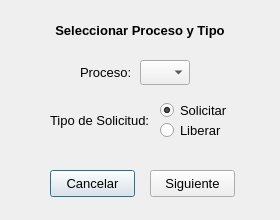
<?xml version="1.0" encoding="UTF-8"?>
<ui version="4.0">
 <class>AddActivityDialog</class>
 <widget class="QDialog" name="AddActivityDialog">
  <property name="geometry">
   <rect>
    <x>0</x>
    <y>0</y>
    <width>280</width>
    <height>220</height>
   </rect>
  </property>
  <property name="minimumSize">
   <size>
    <width>280</width>
    <height>220</height>
   </size>
  </property>
  <property name="maximumSize">
   <size>
    <width>280</width>
    <height>220</height>
   </size>
  </property>
  <property name="font">
   <font>
    <family>Arial</family>
    <pointsize>10</pointsize>
   </font>
  </property>
  <property name="windowTitle">
   <string>Añadir Solicitud de un Proceso</string>
  </property>
  <property name="windowIcon">
   <iconset resource="images.qrc">
    <normaloff>:/images/man-in-the-deadlock-1.png</normaloff>:/images/man-in-the-deadlock-1.png</iconset>
  </property>
  <property name="modal">
   <bool>true</bool>
  </property>
  <widget class="QRadioButton" name="btnLiberate">
   <property name="geometry">
    <rect>
     <x>160</x>
     <y>120</y>
     <width>80</width>
     <height>20</height>
    </rect>
   </property>
   <property name="text">
    <string>Liberar</string>
   </property>
  </widget>
  <widget class="QRadioButton" name="btnRequest">
   <property name="geometry">
    <rect>
     <x>160</x>
     <y>100</y>
     <width>80</width>
     <height>20</height>
    </rect>
   </property>
   <property name="text">
    <string>Solicitar</string>
   </property>
   <property name="checked">
    <bool>true</bool>
   </property>
  </widget>
  <widget class="QPushButton" name="btnCancel">
   <property name="geometry">
    <rect>
     <x>50</x>
     <y>170</y>
     <width>85</width>
     <height>27</height>
    </rect>
   </property>
   <property name="text">
    <string>Cancelar</string>
   </property>
  </widget>
  <widget class="QLabel" name="label">
   <property name="geometry">
    <rect>
     <x>30</x>
     <y>20</y>
     <width>220</width>
     <height>20</height>
    </rect>
   </property>
   <property name="font">
    <font>
     <pointsize>10</pointsize>
     <weight>75</weight>
     <bold>true</bold>
    </font>
   </property>
   <property name="text">
    <string>Seleccionar Proceso y Tipo</string>
   </property>
   <property name="alignment">
    <set>Qt::AlignCenter</set>
   </property>
  </widget>
  <widget class="QComboBox" name="boxProcess">
   <property name="geometry">
    <rect>
     <x>140</x>
     <y>60</y>
     <width>50</width>
     <height>25</height>
    </rect>
   </property>
  </widget>
  <widget class="QLabel" name="label_2">
   <property name="geometry">
    <rect>
     <x>50</x>
     <y>110</y>
     <width>105</width>
     <height>20</height>
    </rect>
   </property>
   <property name="text">
    <string>Tipo de Solicitud:</string>
   </property>
  </widget>
  <widget class="QPushButton" name="btnNext">
   <property name="geometry">
    <rect>
     <x>150</x>
     <y>170</y>
     <width>85</width>
     <height>27</height>
    </rect>
   </property>
   <property name="text">
    <string>Siguiente</string>
   </property>
  </widget>
  <widget class="QLabel" name="label_3">
   <property name="geometry">
    <rect>
     <x>80</x>
     <y>60</y>
     <width>60</width>
     <height>25</height>
    </rect>
   </property>
   <property name="text">
    <string>Proceso:</string>
   </property>
  </widget>
 </widget>
 <resources>
  <include location="images.qrc"/>
 </resources>
 <connections>
  <connection>
   <sender>btnCancel</sender>
   <signal>clicked()</signal>
   <receiver>AddActivityDialog</receiver>
   <slot>close()</slot>
   <hints>
    <hint type="sourcelabel">
     <x>82</x>
     <y>223</y>
    </hint>
    <hint type="destinationlabel">
     <x>129</x>
     <y>129</y>
    </hint>
   </hints>
  </connection>
 </connections>
</ui>
